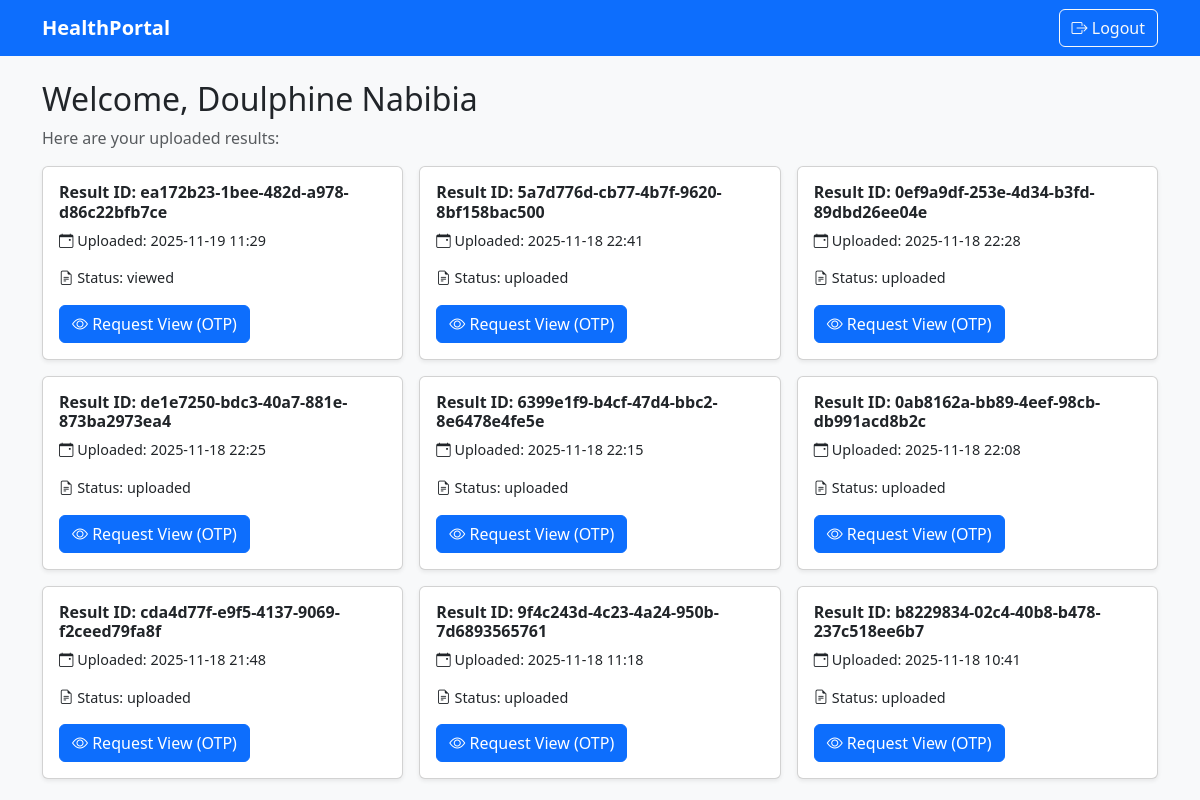
Screenshot of /dashboard (signed in) with the database file from the repository.
### app.py (models this page shows)
class User(db.Model):
    id = db.Column(db.String(36), primary_key=True, default=lambda: str(uuid.uuid4()))
    name = db.Column(db.String(100))
    email = db.Column(db.String(150), unique=True, nullable=False)
    phone = db.Column(db.String(30))
    password = db.Column(db.String(200), nullable=False)
    role = db.Column(db.String(20), nullable=False)  # patient, staff, admin
    created_at = db.Column(db.DateTime, default=datetime.utcnow)

class Result(db.Model):
    id = db.Column(db.String(36), primary_key=True, default=lambda: str(uuid.uuid4()))
    patient_id = db.Column(db.String(36), db.ForeignKey('user.id'), nullable=False)
    uploaded_by = db.Column(db.String(36), db.ForeignKey('user.id'), nullable=False)
    file_path = db.Column(db.String(300), nullable=False)
    file_hash = db.Column(db.String(64), nullable=False)
    status = db.Column(db.String(20), default='pending')
    uploaded_at = db.Column(db.DateTime, default=datetime.utcnow)
    viewed_at = db.Column(db.DateTime, nullable=True)

### app.py (the view)
@app.route('/dashboard')
def dashboard():
    if 'user_id' not in session:
        return redirect(url_for('login'))
    user = User.query.get(session['user_id'])
    if not user:
        session.clear()
        return redirect(url_for('login'))
    if user.role in ['staff', 'receptionist']:
        patients = User.query.filter_by(role='patient').order_by(User.created_at.desc()).all()
        return render_template('staff_dashboard.html', user=user, patients=patients)
    elif user.role == 'admin':
        return redirect(url_for('forensic_dashboard'))
    else:
        results = Result.query.filter_by(patient_id=user.id).order_by(Result.uploaded_at.desc()).all()
        return render_template('patient_dashboard.html', user=user, results=results)

### templates/patient_dashboard.html (shortened to what this page needs)
<!DOCTYPE html>
<html lang="en">
<head>
  <link href="https://cdn.jsdelivr.net/npm/bootstrap@5.3.2/dist/css/bootstrap.min.css" rel="stylesheet">
  <link href="https://cdn.jsdelivr.net/npm/bootstrap-icons@1.11.1/font/bootstrap-icons.css" rel="stylesheet">
</head>
<body>
  <nav class="navbar navbar-expand-lg navbar-dark bg-primary">
    <div class="container">
      <a class="navbar-brand" href="#">HealthPortal</a>
      <div class="d-flex">
        <a class="btn btn-outline-light" href="{{ url_for('logout') }}"><i class="bi bi-box-arrow-right"></i> Logout</a>
      </div>
    </div>
  </nav>
  <div class="container my-4">
    <h2>Welcome, {{ user.name }}</h2>
    <p class="text-muted">Here are your uploaded results:</p>
    <div class="row g-3">
      {% for result in results %}
      <div class="col-md-6 col-lg-4">
        <div class="card shadow-sm">
          <div class="card-body">
            <h5 class="card-title">Result ID: {{ result.id }}</h5>
            <p class="card-text"><i class="bi bi-calendar-event"></i> Uploaded: {{ result.uploaded_at.strftime('%Y-%m-%d %H:%M') }}</p>
            <p class="card-text"><i class="bi bi-file-earmark-text"></i> Status: {{ result.status }}</p>
            <a href="{{ url_for('request_view', result_id=result.id) }}" class="btn btn-primary"><i class="bi bi-eye"></i> Request View (OTP)</a>
          </div>
        </div>
      </div>
      {% else %}
        <p>No results yet</p>
      {% endfor %}
    </div>
  </div>
</body>
</html>

### templates/patient_dashboard.html (style rules this page uses)
body { background-color: #f8f9fa; }
.navbar-brand { font-weight: bold; }
.card-title { font-size: 1rem; font-weight: 600; }
.card-text { font-size: 0.9rem; }

### rows the page displays
User: name "Doulphine Nabibia"
Result: id "ea172b23-1bee-482d-a978-d86c22bfb7ce", uploaded_at "2025-11-19 11:29", status "viewed"
Result: id "5a7d776d-cb77-4b7f-9620-8bf158bac500", uploaded_at "2025-11-18 22:41", status "uploaded"
Result: id "0ef9a9df-253e-4d34-b3fd-89dbd26ee04e", uploaded_at "2025-11-18 22:28", status "uploaded"
Result: id "de1e7250-bdc3-40a7-881e-873ba2973ea4", uploaded_at "2025-11-18 22:25", status "uploaded"
Result: id "6399e1f9-b4cf-47d4-bbc2-8e6478e4fe5e", uploaded_at "2025-11-18 22:15", status "uploaded"
Result: id "0ab8162a-bb89-4eef-98cb-db991acd8b2c", uploaded_at "2025-11-18 22:08", status "uploaded"
Result: id "cda4d77f-e9f5-4137-9069-f2ceed79fa8f", uploaded_at "2025-11-18 21:48", status "uploaded"
Result: id "9f4c243d-4c23-4a24-950b-7d6893565761", uploaded_at "2025-11-18 11:18", status "uploaded"
Result: id "b8229834-02c4-40b8-b478-237c518ee6b7", uploaded_at "2025-11-18 10:41", status "uploaded"
